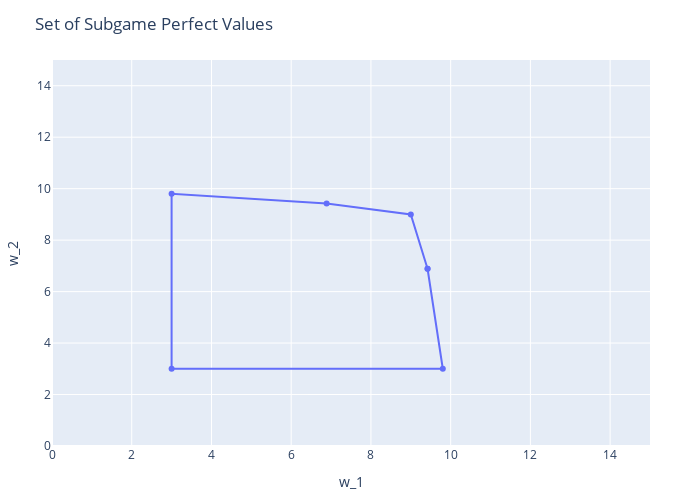

Notebook code cell kept with this figure:
### Code cell
# Add the first point to the bottom as well so that
# the polygon connects
plot_pts = vcat(hp_pts, hp_pts[1, :]')

plot(scatter(;x=plot_pts[:, 1], y=plot_pts[:, 2], mode="lines+markers"),
     Layout(;xaxis_range=[0, 15], yaxis_range=[0, 15],
             title="Set of Subgame Perfect Values",
             xaxis_title="w_1", yaxis_title="w_2",
             autosize=false, height=500, width=700))

### Figure 1 — Plotly figure (JSON) as saved in the notebook; plotly's stock layout.template omitted (floating-point values rounded to 4 significant figures)
{"data": [{"mode": "lines+markers", "type": "scatter", "x": [9.42, 9.803, 3, 3, 6.888, 9, 9.42], "y": [6.888, 3, 3, 9.803, 9.42, 9, 6.888]}], "layout": {"autosize": false, "height": 500, "margin": {"b": 50, "l": 50, "r": 50, "t": 60}, "title": "Set of Subgame Perfect Values", "width": 700, "xaxis": {"range": [0, 15], "title": {"text": "w_1"}}, "yaxis": {"range": [0, 15], "title": {"text": "w_2"}}}}
